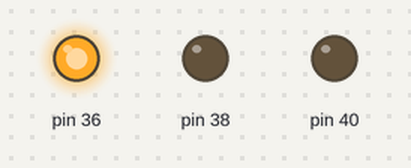
A program run on a simulated Raspberry Pi (header pin numbers). Shown: output pins drawn as LEDs (lit = HIGH). At 27.0 s the program stops and its outputs stay as they are.

Above: at 0.5 s.
At 3.5 s:
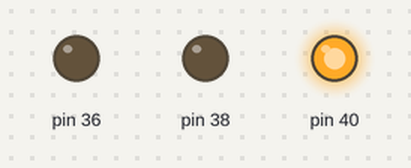
At 5.5 s:
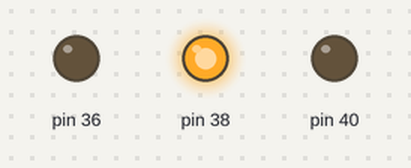
At 10.5 s:
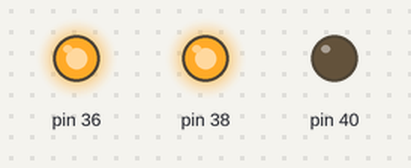
Timing chart, 0 to 11.7 s (numbered marks = the images above):
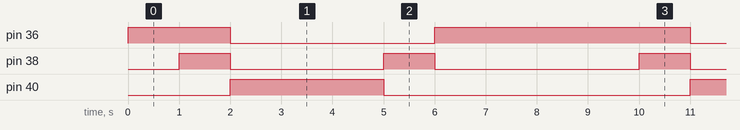

Measured:
- by itself, pin 36: repeats every 9.0 s: LOW 4.0 s, HIGH 5.0 s
- by itself, pin 38: repeats every 9.0 s: LOW 3.0 s, HIGH 1.0 s, LOW 4.0 s, HIGH 1.0 s
- by itself, pin 40: alternates HIGH for 3.0 s and LOW for 6.0 s

The program:

python_programme.py
```python
import RPi.GPIO as gpio
import time
gpio.setmode(gpio.BOARD)
gpio.setup(36,gpio.OUT)
gpio.setup(38,gpio.OUT)
gpio.setup(40,gpio.OUT)
for i in range(3):
    gpio.output(36,gpio.HIGH)
    time.sleep(1)
    gpio.output(38,gpio.HIGH)
    time.sleep(1)
    gpio.output(36,gpio.LOW)
    gpio.output(38,gpio.LOW)
    gpio.output(40,gpio.HIGH)
    time.sleep(3)
    gpio.output(40,gpio.LOW)
    gpio.output(38,gpio.HIGH)
    time.sleep(1)
    gpio.output(38,gpio.LOW)
    gpio.output(36,gpio.HIGH)
    time.sleep(3)
gpio.cleanup()
```
